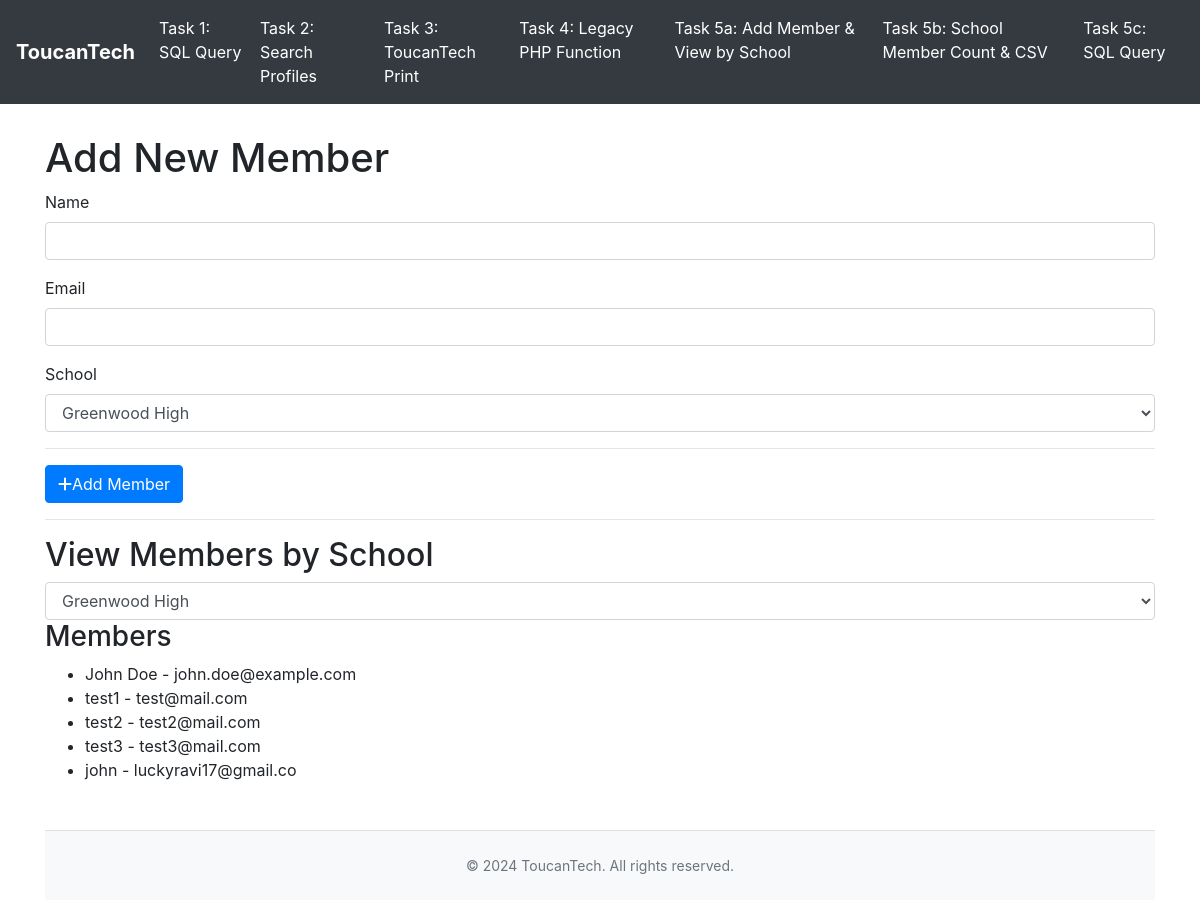
Screenshot of /tasks/task5a.php?school=1 with the database file from the repository.
### tables this page shows
CREATE TABLE IF NOT EXISTS `members` (
  `id` int NOT NULL AUTO_INCREMENT,
  `name` varchar(255) NOT NULL,
  `email` varchar(255) NOT NULL,
  `school_id` int DEFAULT NULL,
  `created_at` timestamp NULL DEFAULT CURRENT_TIMESTAMP,
  PRIMARY KEY (`id`),
  UNIQUE KEY `email` (`email`),
  KEY `school_id` (`school_id`)
);

### tasks/task5a.php (called while the page is built, shortened)
<?php
require_once '../config/db.php';
require_once '../models/MemberModel.php';
require_once '../models/SchoolModel.php';
require_once '../controllers/MemberController.php';
$controller = new MemberController($conn);
$schools = $controller->getSchools();
$selectedSchool = null;
$members = [];
if ($_SERVER['REQUEST_METHOD'] === 'GET' && isset($_GET['school'])) {
    $selectedSchool = intval($_GET['school']);
    $members = $controller->getMembersBySchool($selectedSchool);
}
include '../views/members-view.php';
?>

### controllers/MemberController.php (called while the page is built, shortened)
<?php
class MemberController extends BaseController {
    private $memberModel;
    private $schoolModel;
    public function __construct($dbConnection) {
        $this->memberModel = new MemberModel($dbConnection);
        $this->schoolModel = new SchoolModel($dbConnection);
    }
    public function getMembersBySchool($schoolId) {
        return $this->memberModel->getMembersBySchool($schoolId);
    }
    public function getSchools() {
        return $this->schoolModel->getAllSchools();
    }
}
?>

### models/SchoolModel.php (called while the page is built)
<?php
class SchoolModel {
    private $conn;
    public function __construct($dbConnection) {
        $this->conn = $dbConnection;
    }
    public function getAllSchools() {
        $sql = "SELECT school_id, school_name FROM schools";
        try {
            $stmt = $this->conn->prepare($sql);
            $stmt->execute();
            $schools = $stmt->fetchAll(PDO::FETCH_ASSOC);
            return $schools;
        } catch (PDOException $e) {
            die("Error fetching schools: " . $e->getMessage());
        }
    }
}
?>

### models/MemberModel.php (called while the page is built, shortened)
<?php
class MemberModel {
    private $conn;
    public function __construct($dbConnection) {
        $this->conn = $dbConnection;
    }
    public function getMembersBySchool($schoolId) {
        $sql = "SELECT members.name, members.email, schools.school_name
                FROM members
                JOIN schools ON members.school_id = schools.school_id
                WHERE members.school_id = :school_id";
        $stmt = $this->conn->prepare($sql);
        $stmt->bindParam(':school_id', $schoolId, PDO::PARAM_INT);
        $stmt->execute();
        return $stmt->fetchAll(PDO::FETCH_ASSOC);
    }
}
?>

### views/members-view.php (the view, shortened to what this page needs)
<?php include 'header.php'; ?>
<h1>Add New Member</h1>
<form method="POST" action="">
    <div class="form-group">
        <label for="name">Name</label>
        <input type="text" name="name" id="name" class="form-control" required>
    </div>
    <div class="form-group">
        <label for="email">Email</label>
        <input type="email" name="email" id="email" class="form-control" required>
    </div>
    <div class="form-group">
        <label for="school">School</label>
        <select name="school" id="school" class="form-control" required>
            <?php foreach ($schools as $school) { ?>
                <option value="<?php echo htmlspecialchars($school['school_id']); ?>">
                    <?php echo htmlspecialchars($school['school_name']); ?>
                </option>
            <?php } ?>
        </select>
    </div>
    <hr></hr>
    <button type="submit" class="btn btn-primary"><i class="fa-solid fa-plus"></i>Add Member</button>
</form>
<hr></hr>
<h2>View Members by School</h2>
<form method="GET">
    <select name="school" class="form-control" onchange="this.form.submit()">
        <?php foreach ($schools as $school) { ?>
            <option
                value="<?php echo htmlspecialchars($school['school_id']); ?>"
                <?php echo $selectedSchool == $school['school_id'] ? 'selected' : ''; ?>>
                <?php echo htmlspecialchars($school['school_name']); ?>
            </option>
        <?php } ?>
    </select>
</form>
<?php if (!empty($members)) { ?>
    <h3>Members</h3>
    <ul>
        <?php foreach ($members as $member) { ?>
            <li><?php echo htmlspecialchars($member['name']); ?> - <?php echo htmlspecialchars($member['email']); ?></li>
        <?php } ?>
    </ul>
<?php } ?>
<?php include 'footer.php'; ?>

### rows the page displays
members: name "John Doe", email "john.doe@example.com"
members: name "test1", email "test@mail.com"
members: name "test2", email "test2@mail.com"
members: name "test3", email "test3@mail.com"
members: name "john", email "luckyravi17@gmail.co"

### other values shown
form field school "Greenwood High"
